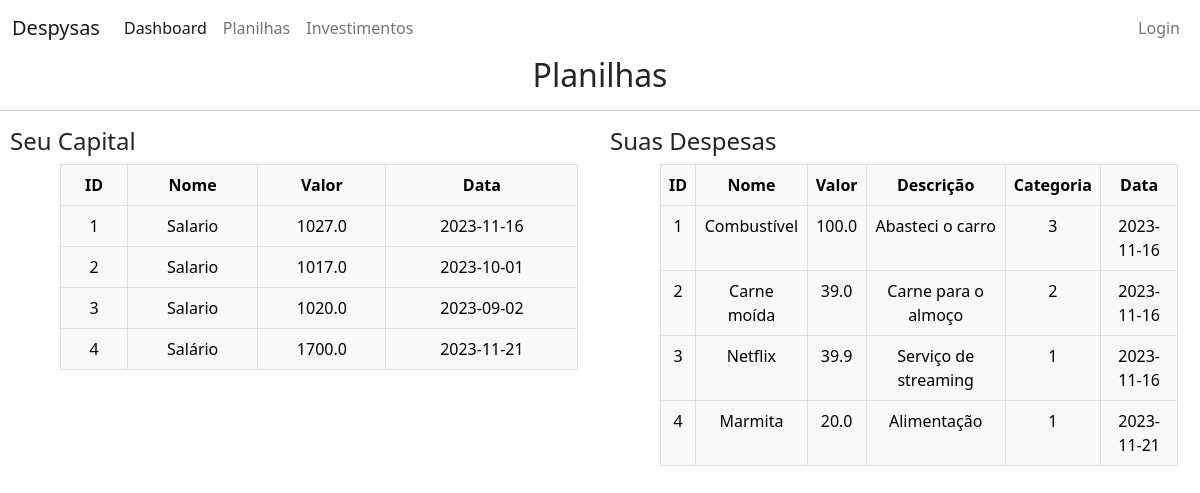
/table, run on an earlier commit of the app's database.
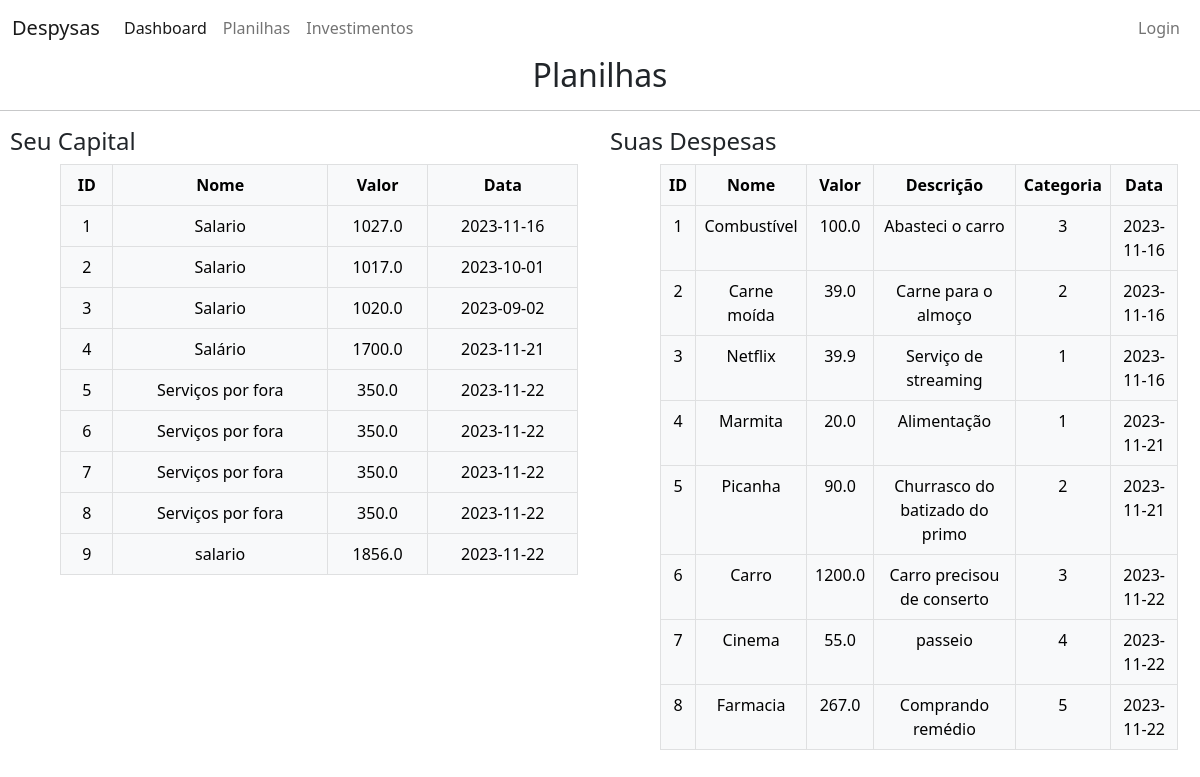
And on a later commit of the database.
### despysas/models.py (models this page shows)
class Capitais(db.Model):
    id = db.Column(db.Integer, primary_key=True)
    nome = db.Column(db.String(length=30), nullable=False)
    valor = db.Column(db.Float, nullable=False)
    data = db.Column(db.Date, default=date.today(), nullable=True)

class Despesas(db.Model):
    id = db.Column(db.Integer, primary_key=True)
    nome = db.Column(db.String(length=30), nullable=False)
    valor = db.Column(db.Float, nullable=False)
    descricao = db.Column(db.String(length=500), nullable=False)
    categoria = db.Column(db.Integer, db.ForeignKey('categorias.id'), nullable=False)
    data = db.Column(db.Date, default=date.today(), nullable=True)

### despysas/routes.py (the view)
@app.route('/table') # decorator rota table
def page_table():
    capital = Capitais.query.all() # consulta em todas as linhas da tabela Capitais
    despesa = Despesas.query.all() # consulta em todas as linhas da tabela Despesas
    return render_template("table.html", capital=capital, despesa=despesa) # renderiza o arquivo table.html com os parametros

### despysas/templates/table.html (shortened to what this page needs)
{% extends 'base.html' %}
{% block content %}
    <h2 style="text-align: center;">Planilhas</h2>
    <hr>
    <div class="row" style="max-width: 100%;">
        <div class="col-sm-6">
            <h4 style="margin-left: 10px;">Seu Capital</h4>
            <table class="table table-hover table-bordered table-light" style="max-width: 90%; text-align: center; margin-left: 60px;">
                <thead>
                    <th scope="col">ID</th>
                    <th scope="col">Nome</th>
                    <th scope="col">Valor</th>
                    <th scope="col">Data</th>
                </thead>
                <tbody>
                    {% for item in capital %}
                    <tr>
                        <td>{{item.id}}</td>
                        <td>{{item.nome}}</td>
                        <td>{{item.valor}}</td>
                        <td>{{item.data}}</td>
                    </tr>
                    {% endfor %}
                </tbody>
            </table>
        </div>
        <div class="col-sm-6">
            <h4 style="margin-left: 10px;">Suas Despesas</h4>
            <table class="table table-hover table-bordered table-light" style="max-width: 90%; text-align: center; margin-left: 60px;">
                <thead>
                    <th scope="col">ID</th>
                    <th scope="col">Nome</th>
                    <th scope="col">Valor</th>
                    <th scope="col">Descrição</th>
                    <th scope="col">Categoria</th>
                    <th scope="col">Data</th>
                </thead>
                <tbody>
                    {% for item in despesa %}
                    <tr>
                        <td>{{item.id}}</td>
                        <td>{{item.nome}}</td>
                        <td>{{item.valor}}</td>
                        <td>{{item.descricao}}</td>
                        <td>{{item.categoria}}</td>
                        <td>{{item.data}}</td>
                    </tr>
                    {% endfor %}
                </tbody>
            </table>
        </div>
    </div>
{% endblock %}

### despysas/templates/base.html (shortened to what this page needs)
<!DOCTYPE html>
<html lang="en">
<head>
    <link rel="stylesheet" href="https://cdn.jsdelivr.net/npm/bootstrap@5.2.3/dist/css/bootstrap.min.css">
</head>
<body>
    <nav class="navbar navbar-expand-lg bg-body-tertiary">
        <div class="container-fluid">
          <a class="navbar-brand" href="#">Despysas</a>
          <div class="collapse navbar-collapse" id="navbarNavAltMarkup">
            <div class="navbar-nav me-auto">
              <a class="nav-link active" aria-current="page" href="{{url_for('page_dashboard')}}">Dashboard</a>
              <a class="nav-link" href="{{url_for('page_table')}}">Planilhas</a>
              <a class="nav-link" href="{{url_for('page_investimentos')}}">Investimentos</a>
            </div>
            <div class="navbar-nav ms-auto">
              {% if current_user.is_authenticated %}
              <div class="navbar-nav">
                <div class="nav-item dropdown">
                  <a href="#" class="nav-link dropdown-toggle" data-bs-toggle="dropdown">Cadastros</a>
                  <div class="dropdown-menu m-0">
                    <a href="{{url_for('page_cadastro_categoria')}}" class="dropdown-item">Cadastrar Categoria</a>
                    <a href="{{url_for('page_cadastro_capital')}}" class="dropdown-item">Cadastrar Entrada</a>
                    <a href="{{url_for('page_cadastro_despesa')}}" class="dropdown-item">Cadastrar Despesa</a>
                  </div>
                </div>
                <a class="nav-link" href="{{url_for('page_user')}}">Perfil</a>
                <a class="nav-link" href="{{url_for('page_logout')}}">Sair</a>
              </div>
              {% else %}
              <div class="navbar-nav">
                <a class="nav-link" href="{{url_for('page_login')}}">Login</a>
              </div>
              {% endif %}
            </div>
          </div>
        </div>
      </nav>
      {% block content %}
      {% endblock %}
</body>
</html>

### despysas/templates/base.html (style rules this page uses)
html, body { height: 100%; margin: 0; padding: 0; }
body { background-image: url("/static/background.jpg"); background: #fdc700; background: -moz-linear-gradient(top, #fff 0%, #fdc700 100%); background: -webkit-gradient(linear, left top, left bottom, color-stop(0%, #633535), color-stop(100%, #943bea)); background: -webkit-linear-gradient(top, #FAF844 10%, #DEAA3C 100%); background: -o-linear-gradient(top, #DEAA3C 0%, #fdc700 100%); background: -ms-linear-gradient(top, #554d4d 0%, #F5D14E 100%); background: linear-gradient(to bottom, #ffffff 0%, #ffffff 100%); }

What changed in the data, as far as the page shows it:
added Capitais: id "5", nome "Serviços por fora", valor "350.0", data "2023-11-22"
added Capitais: id "6", nome "Serviços por fora", valor "350.0", data "2023-11-22"
added Capitais: id "7", nome "Serviços por fora", valor "350.0", data "2023-11-22"
added Capitais: id "8", nome "Serviços por fora", valor "350.0", data "2023-11-22"
added Capitais: id "9", nome "salario", valor "1856.0", data "2023-11-22"
added Despesas: id "5", nome "Picanha", valor "90.0", descricao "Churrasco do batizado do primo", categoria "2", data "2023-11-21"
added Despesas: id "6", nome "Carro", valor "1200.0", descricao "Carro precisou de conserto", categoria "3", data "2023-11-22"
added Despesas: id "7", nome "Cinema", valor "55.0", descricao "passeio", categoria "4", data "2023-11-22"
added Despesas: id "8", nome "Farmacia", valor "267.0", descricao "Comprando remédio", categoria "5", data "2023-11-22"
